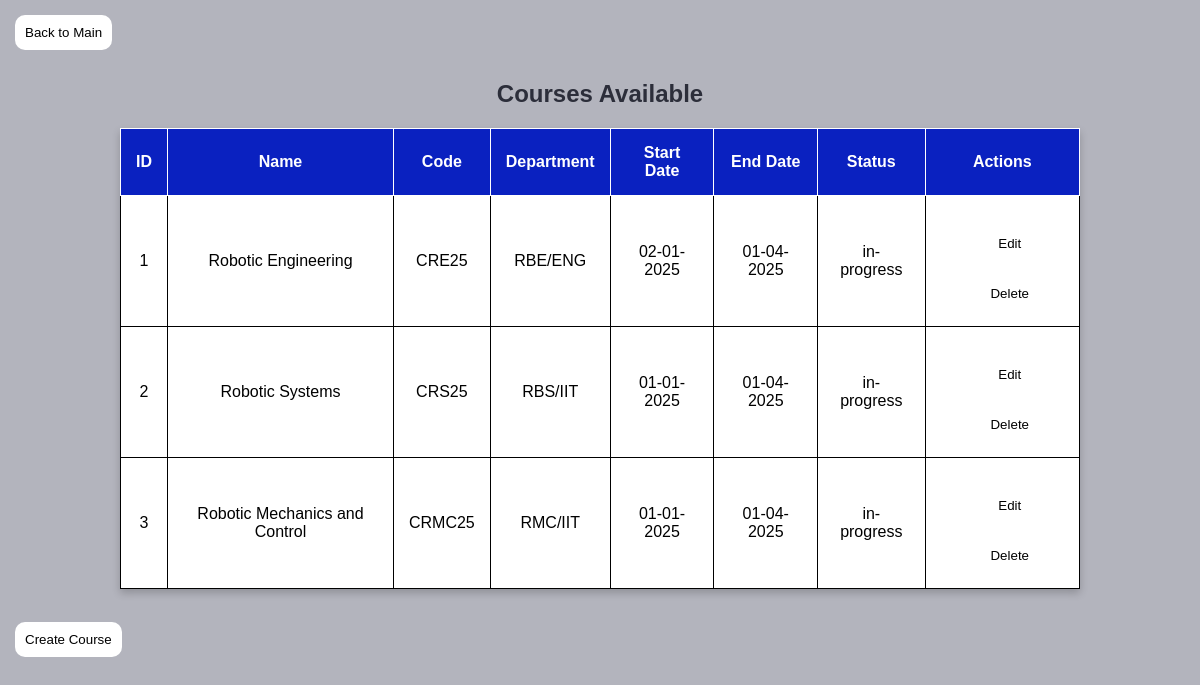
Screenshot of /php/view_course.php (signed in) with the database file from the repository.
### tables this page shows
CREATE TABLE `course` (
  `ID` int(11) NOT NULL,
  `NAME` varchar(50) DEFAULT NULL,
  `DEPARTMENT_NAME` varchar(50) DEFAULT NULL,
  `START_DATE` date DEFAULT NULL,
  `END_DATE` date DEFAULT NULL,
  `CODE` varchar(50) DEFAULT NULL,
  `status` enum('not-started','start','in-progress','ended') DEFAULT 'not-started'
);

CREATE TABLE `department` (
  `ID` int(11) NOT NULL,
  `NAME` varchar(50) DEFAULT NULL
);

### php/view_course.php (the view, shortened to what this page needs)
<?php
$conn = db_connect();
$sql = "SELECT course.ID, course.NAME, course.CODE, course.START_DATE, course.END_DATE,
               course.STATUS, department.NAME AS DEPARTMENT_NAME
        FROM course
        LEFT JOIN department ON course.DEPARTMENT_NAME = department.NAME";
$result = $conn->query($sql);
?>
<!DOCTYPE html>
 <html lang="en">
    <head>
<body>
<a href="admin_dashboard.php"><button>Back to Main</button></a>
    <h2>Courses Available</h2>
    <table border="1">
        <tr>
            <th>ID</th>
            <th>Name</th>
            <th>Code</th>
            <th>Department</th>
            <th>Start Date</th>
            <th>End Date</th>
            <th>Status</th>
            <th>Actions</th>
        </tr>
        <?php while ($row = $result->fetch_assoc()): ?>
            <tr>
                <td><?= $row['ID'] ?></td>
                <td><?= htmlspecialchars($row['NAME']) ?></td>
                <td><?= htmlspecialchars($row['CODE']) ?></td>
                <td><?= isset($row['DEPARTMENT_NAME']) ? htmlspecialchars($row['DEPARTMENT_NAME']) : 'N/A' ?></td>
                <td>
                    <?= ($row['START_DATE'] !== '0000-00-00')
                        ? date("d-m-Y", strtotime($row['START_DATE']))
                        : 'N/A'; ?>
                </td>
                <td>
                    <?= ($row['END_DATE'] !== '0000-00-00')
                        ? date("d-m-Y", strtotime($row['END_DATE']))
                        : 'N/A'; ?>
                </td>
                <td>
                    <?= htmlspecialchars($row['STATUS']) ?></td>
                <td>
                    <a href="assignments.php?action=update&id=<?= $row['ID'] ?>"><button>Edit</button></a>
                    <?php if ($_SESSION['role'] == 3):  ?>
                        <a href="delete_course.php?id=<?= $row['ID'] ?>" onclick="return confirm('Are you sure?')"><button>Delete</button></a>
                    <?php endif; ?>
                </td>
            </tr>
        <?php endwhile; ?>
    </table><br>
    <a href="create_course.php"><button>Create Course</button></a>
</body>
</html>

### php/view_course.php (style rules this page uses)
* { margin: 0; box-sizing: border-box; font-family: sans-serif; }
body { margin-left: auto; margin-right: auto; justify-content: center; align-items: center; height: 100vh; background-color:#b3b4bd; background-size: cover; }
table { margin-left: auto; margin-right: auto; border-collapse: collapse; width: 80%; max-width: 1000px; background-color: #ffffff; box-shadow: 0 4px 8px rgba(0, 0, 0, 0.2); border: 1px solid; }
th, td { padding: 15px; text-align: center; border: 1px solid; }
th { background-color: #0a21c0; color: white; }
h2 { text-align: center; color: #2c2e3a; margin-top: 30px; margin-bottom: 20px; }
button { background: #fff; color: black; padding: 10px; border: 1px solid #2c2e3a; border-radius: 10px; cursor: pointer; margin-top: 15px; margin-left: 15px; border: none; }

### rows the page displays
course: ID "1", NAME "Robotic Engineering", CODE "CRE25", department.NAME "RBE/ENG", START_DATE "02-01-2025", END_DATE "01-04-2025", status "in-progress"
course: ID "2", NAME "Robotic Systems", CODE "CRS25", department.NAME "RBS/IIT", START_DATE "01-01-2025", END_DATE "01-04-2025", status "in-progress"
course: ID "3", NAME "Robotic Mechanics and Control", CODE "CRMC25", department.NAME "RMC/IIT", START_DATE "01-01-2025", END_DATE "01-04-2025", status "in-progress"
